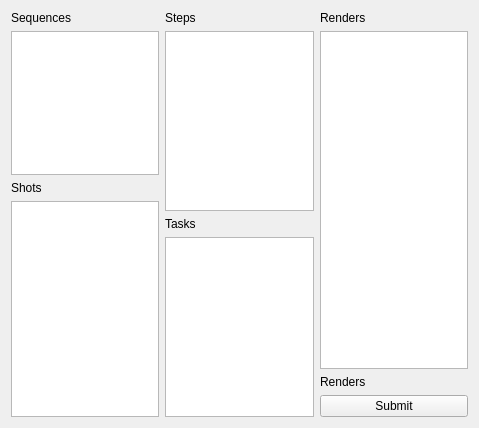
<?xml version="1.0" encoding="UTF-8"?>
<ui version="4.0">
 <class>BatchRerender</class>
 <widget class="QWidget" name="BatchRerender">
  <property name="geometry">
   <rect>
    <x>0</x>
    <y>0</y>
    <width>479</width>
    <height>428</height>
   </rect>
  </property>
  <property name="windowTitle">
   <string>Batch Rerender</string>
  </property>
  <layout class="QGridLayout" name="gridLayout">
   <item row="0" column="0">
    <layout class="QHBoxLayout" name="horizontalLayout">
     <item>
      <layout class="QVBoxLayout" name="verticalLayout" stretch="0,2,0,3">
       <item>
        <widget class="QLabel" name="label">
         <property name="text">
          <string>Sequences</string>
         </property>
        </widget>
       </item>
       <item>
        <widget class="HListWidget" name="sequences">
         <property name="selectionMode">
          <enum>QAbstractItemView::ExtendedSelection</enum>
         </property>
        </widget>
       </item>
       <item>
        <widget class="QLabel" name="label_2">
         <property name="text">
          <string>Shots</string>
         </property>
        </widget>
       </item>
       <item>
        <widget class="HListWidget" name="shots">
         <property name="selectionMode">
          <enum>QAbstractItemView::ExtendedSelection</enum>
         </property>
        </widget>
       </item>
      </layout>
     </item>
     <item>
      <layout class="QVBoxLayout" name="verticalLayout_2">
       <item>
        <widget class="QLabel" name="label_3">
         <property name="text">
          <string>Steps</string>
         </property>
        </widget>
       </item>
       <item>
        <widget class="HListWidget" name="steps">
         <property name="selectionMode">
          <enum>QAbstractItemView::ExtendedSelection</enum>
         </property>
        </widget>
       </item>
       <item>
        <widget class="QLabel" name="label_5">
         <property name="text">
          <string>Tasks</string>
         </property>
        </widget>
       </item>
       <item>
        <widget class="HListWidget" name="tasks">
         <property name="selectionMode">
          <enum>QAbstractItemView::ExtendedSelection</enum>
         </property>
        </widget>
       </item>
      </layout>
     </item>
     <item>
      <layout class="QVBoxLayout" name="verticalLayout_3">
       <item>
        <widget class="QLabel" name="label_4">
         <property name="text">
          <string>Renders</string>
         </property>
        </widget>
       </item>
       <item>
        <widget class="HListWidget" name="renders">
         <property name="selectionMode">
          <enum>QAbstractItemView::ExtendedSelection</enum>
         </property>
        </widget>
       </item>
       <item>
        <widget class="QLabel" name="info">
         <property name="text">
          <string>Renders</string>
         </property>
        </widget>
       </item>
       <item>
        <widget class="QPushButton" name="submit">
         <property name="text">
          <string>Submit</string>
         </property>
        </widget>
       </item>
      </layout>
     </item>
    </layout>
   </item>
  </layout>
 </widget>
 <customwidgets>
  <customwidget>
   <class>HListWidget</class>
   <extends>QListWidget</extends>
   <header>hlistwidget.h</header>
  </customwidget>
 </customwidgets>
 <resources/>
 <connections/>
</ui>
